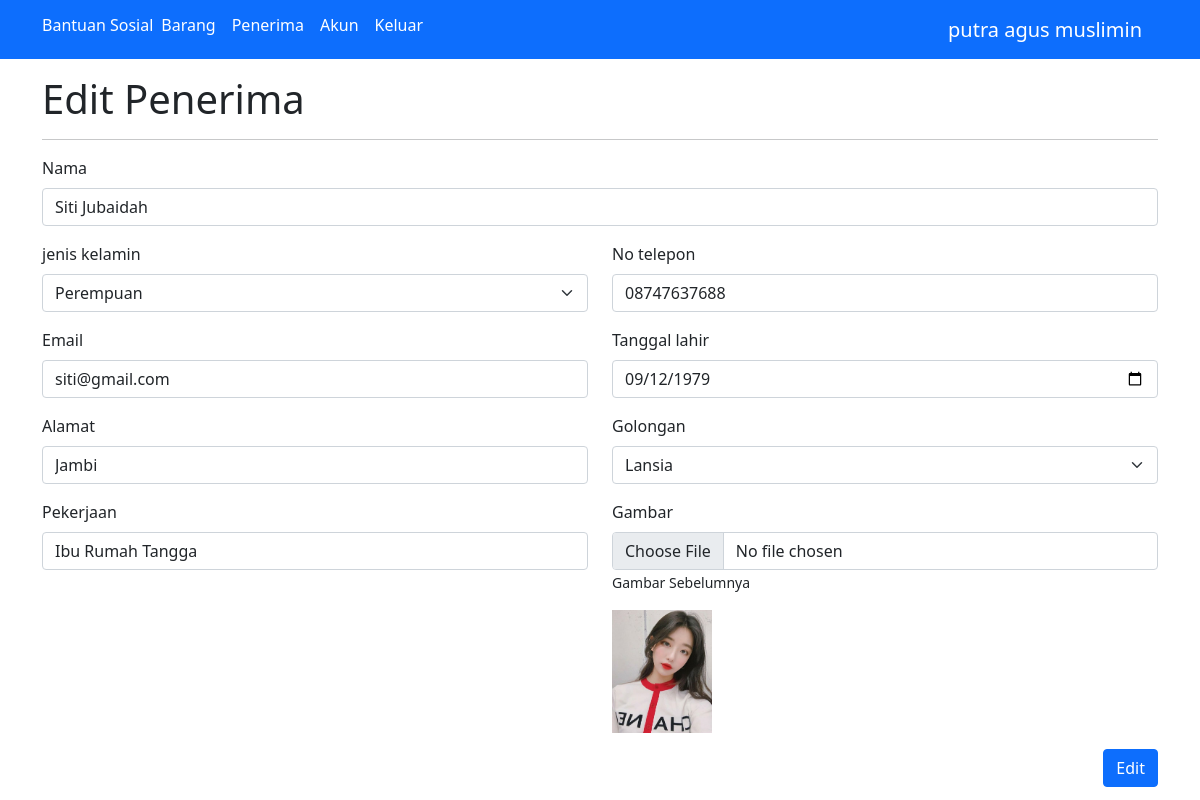
Screenshot of /edit-penerima.php?id_bansos=9 (signed in) with the database file from the repository.
### tables this page shows
CREATE TABLE `data_bansos` (
  `id_bansos` int(11) NOT NULL,
  `nama` varchar(100) NOT NULL,
  `jk` enum('Laki-laki','Perempuan','','') NOT NULL,
  `telepon` varchar(25) NOT NULL,
  `email` varchar(50) NOT NULL,
  `tanggal_lahir` date NOT NULL,
  `alamat` varchar(100) NOT NULL,
  `golongan` enum('Kurang mampu','Lansia','Pelajar','') NOT NULL,
  `pekerjaan` varchar(100) NOT NULL,
  `gambar` varchar(100) NOT NULL
);

### config/control.php (called while the page is built, shortened)
<?php
function select($query)
{
    global $db;
    $result = mysqli_query($db, $query);
    $rows   = [];
    while ($row = mysqli_fetch_assoc($result)) {
        $rows[]  = $row;
    }
    return $rows;
}

### edit-penerima.php (the view, shortened to what this page needs)
<?php
include 'layout/header.php';
$id_bansos = (int)$_GET['id_bansos'];
$data = select("SELECT * FROM data_bansos WHERE id_bansos = $id_bansos")[0];
?>
<div class="container mt-3">
    <h1>Edit Penerima</h1>
    <hr>
    <form action="" method="post" enctype="multipart/form-data">
        <div class="mb-3">
            <label for="nama" class="form-label">Nama</label>
            <input type="text" class="form-control" id="nama" name="nama" placeholder="Masukkan nama..." autocomplete="off" required value="<?= $data['nama']; ?>">
        </div>
        <div class="row">
            <div class="mb-3 col-6">
                <label for="jk" class="form-label">jenis kelamin</label>
                <select id="jk" name="jk" class="form-select" required autocomplete="off">
                    <?php $jk = $data['jk']; ?>
                    <option value="Perempuan" <?= $jk == 'Perempuan' ? 'selected' : null ?>>Perempuan</option>
                </select>
            </div>
            <div class="mb-3 col 6">
                <label for="telepon" class="form-label">No telepon</label>
                <input type="number" name="telepon" class="form-control" id="telepon" placeholder="08123456789" required autocomplete="off" value="<?= $data['telepon']; ?>">
            </div>
        </div>
        <div class="row">
            <div class="mb-3 col 6">
                <label for="email" class="form-label">Email</label>
                <input type="email" name="email" class="form-control" id="email" placeholder="contoh@gmail.com" required autocomplete="off" value="<?= $data['email']; ?>">
            </div>
            <div class="mb-3 col-6">
                <label for="tanggal_lahir" class="form-label">Tanggal lahir</label>
                <input type="date" name="tanggal_lahir" class="form-control" id="tanggal_lahir" required autocomplete="off" value="<?= $data['tanggal_lahir']; ?>">
            </div>
        </div>
        <div class="row">
            <div class="mb-3 col 6">
                <label for="alamat" class="form-label">Alamat</label>
                <input type="text" name="alamat" class="form-control" id="alamat" placeholder="Masukkan alamat" required autocomplete="off" value="<?= $data['alamat']; ?>">
            </div>
            <div class="mb-3 col 6">
                <label for="golongan" class="form-label">Golongan</label>
                <select id="golongan" name="golongan" class="form-select" required autocomplete="off">
                    <?php $golongan = $data['golongan']; ?>
                    <option value="Lansia" <?= $golongan == 'Lansia' ? 'selected' : null ?>>Lansia</option>
                </select>
            </div>
        </div>
        <div class="row">
            <div class="mb-3 col 6">
                <label for="pekerjaan" class="form-label">Pekerjaan</label>
                <input type="text" name="pekerjaan" class="form-control" id="pekerjaan" placeholder="contoh : Sopir" autocomplete="off" required value="<?= $data['pekerjaan']; ?>">
            </div>
            <div class="mb-3 col 6">
                <label for="gambar" class="form-label">Gambar</label>
                <input type="file" name="gambar" class="form-control" id="gambar" placeholder="Pilih Foto...">
                <p>
                    <small>Gambar Sebelumnya</small>
                </p>
                <img src="assets/img/<?= $data['gambar'] ?>" width="100px">
            </div>
        </div>
        <button type="submit" name="edit" class="btn btn-primary" style="float:right;">Edit</button>
    </form>
</div>
<?php
include 'layout/footer.php';
?>

### rows the page displays
data_bansos: nama "Siti Jubaidah", jk "Perempuan", telepon "08747637688", email "siti@gmail.com", tanggal_lahir "09/12/1979", alamat "Jambi", golongan "Lansia", pekerjaan "Ibu Rumah Tangga", gambar (picture)

### other values shown
$_SESSION['nama'] "putra agus muslimin"
